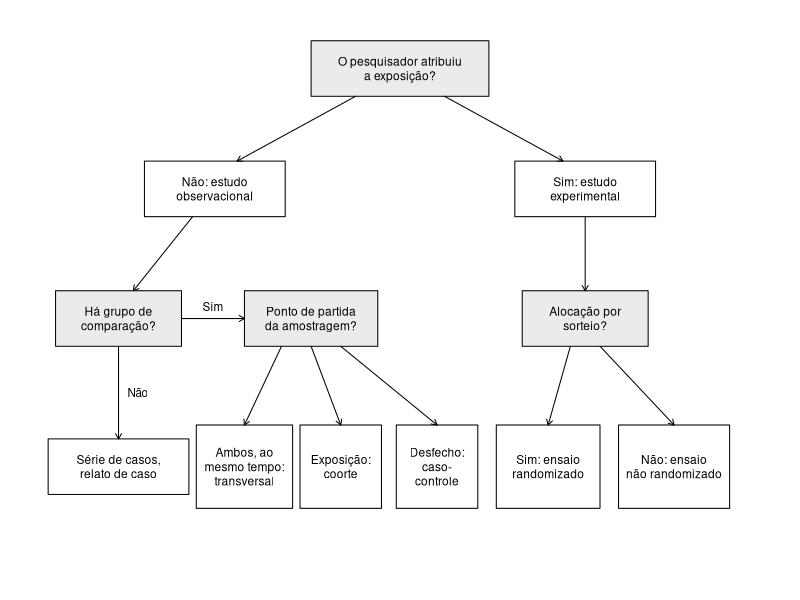
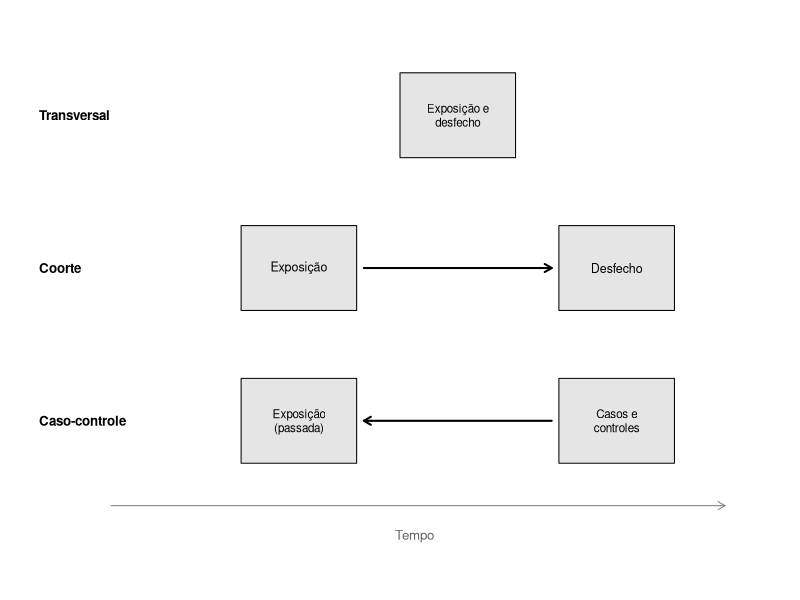

The R script that drew these images, in order:
## ---- chunk 1
knitr::opts_chunk$set(fig.align = "center", out.width = "85%")
num <- function(x, d = 1) formatC(x, format = "f", digits = d, decimal.mark = ",", big.mark = ".")
## ---- chunk 2
op <- par(mar = c(0, 0, 0, 0))
plot(NA, xlim = c(0, 100), ylim = c(0, 60), axes = FALSE, xlab = "", ylab = "", asp = NA)
caixa <- function(x, y, txt, w = 17, h = 6, cor = "white") {
  rect(x - w/2, y - h/2, x + w/2, y + h/2, col = cor, border = "black")
  text(x, y, txt, cex = 0.72)
}
seta <- function(x0, y0, x1, y1) arrows(x0, y0, x1, y1, length = 0.06)
caixa(50, 55, "O pesquisador atribuiu\na exposição?", w = 24, cor = "grey92")
caixa(25, 42, "Não: estudo\nobservacional", w = 19)
caixa(75, 42, "Sim: estudo\nexperimental", w = 19)
seta(44, 52, 28, 45); seta(56, 52, 72, 45)
caixa(12, 28, "Há grupo de\ncomparação?", w = 17, cor = "grey92")
caixa(38, 28, "Ponto de partida\nda amostragem?", w = 18, cor = "grey92")
seta(22, 39, 14, 31)
seta(20.5, 28, 29, 28); text(24.75, 29.3, "Sim", cex = 0.7)
caixa(12, 12, "Série de casos,\nrelato de caso", w = 19)
caixa(29, 12, "Ambos, ao\nmesmo tempo:\ntransversal", w = 13, h = 9)
caixa(42, 12, "Exposição:\ncoorte", w = 11, h = 9)
caixa(55, 12, "Desfecho:\ncaso-\ncontrole", w = 11, h = 9)
seta(12, 25, 12, 15); text(13.2, 20, "Não", cex = 0.7, adj = 0); seta(34, 25, 29, 16.5); seta(38, 25, 42, 16.5); seta(42, 25, 55, 16.5)
caixa(75, 28, "Alocação por\nsorteio?", w = 17, cor = "grey92")
seta(75, 39, 75, 31)
caixa(70, 12, "Sim: ensaio\nrandomizado", w = 14, h = 9)
caixa(87, 12, "Não: ensaio\nnão randomizado", w = 15, h = 9)
seta(73, 25, 70, 16.5); seta(77, 25, 87, 16.5)
par(op)
## ---- chunk 3
nt <- data.frame(c("Expostos", "Não expostos"), c("$a$", "$c$"), c("$b$", "$d$"), c("$a + b$", "$c + d$"))
names(nt) <- c("", "Com o desfecho", "Sem o desfecho", "Total")
knitr::kable(nt, align = "lccc", escape = FALSE, caption = "Notação da tabela 2 × 2.")
## ---- chunk 4
a <- 80; b <- 2000 - 80; c_ <- 30; d <- 3000 - 30
r1 <- a / (a + b); r0 <- c_ / (c_ + d)
c(risco_expostos = r1, risco_nao_expostos = r0,
  RR = r1 / r0, DR = r1 - r0, NNH = 1 / (r1 - r0), OR = (a * d) / (b * c_))
## ---- chunk 5
exposicao_observada <- function(p, sens = 0.80, espec = 0.90) p * sens + (1 - p) * (1 - espec)
odds <- function(p) p / (1 - p)
p_casos <- exposicao_observada(0.50); p_controles <- exposicao_observada(0.25)
c(OR_verdadeira = odds(0.50) / odds(0.25), OR_observada = odds(p_casos) / odds(p_controles))
## ---- chunk 6
conf <- data.frame(
  Estrato = c("Fumantes", "Fumantes", "Não fumantes", "Não fumantes", "Todos (bruto)", "Todos (bruto)"),
  Café = rep(c("Sim", "Não"), 3),
  Infartos = c(40, 10, 2, 8, 42, 18),
  Total = c(400, 100, 100, 400, 500, 500)
)
conf$`Risco (%)` <- num(100 * conf$Infartos / conf$Total)
conf$RR <- c("1,0", "", "1,0", "", num((42/500)/(18/500), 2), "")
knitr::kable(conf, align = "llcccc",
             caption = "Consumo de café e infarto, estratificado por tabagismo (dados fictícios). O risco relativo bruto (2,33) desaparece dentro de cada estrato.")
## ---- chunk 7
op <- par(mar = c(2, 0.5, 0.5, 0.5))
plot(NA, xlim = c(0, 100), ylim = c(0, 30), axes = FALSE, xlab = "", ylab = "")
arrows(10, 2, 95, 2, length = 0.08, col = "grey50"); text(52, 0.2, "Tempo", cex = 0.8, col = "grey40", xpd = TRUE)
rot <- function(y, txt) text(0, y, txt, adj = 0, cex = 0.8, font = 2)
rot(25, "Transversal"); rot(16, "Coorte"); rot(7, "Caso-controle")
rect(50, 22.5, 66, 27.5, col = "grey90"); text(58, 25, "Exposição e\ndesfecho", cex = 0.7)
rect(28, 13.5, 44, 18.5, col = "grey90"); text(36, 16, "Exposição", cex = 0.75)
rect(72, 13.5, 88, 18.5, col = "grey90"); text(80, 16, "Desfecho", cex = 0.75)
arrows(45, 16, 71, 16, length = 0.08, lwd = 2)
rect(28, 4.5, 44, 9.5, col = "grey90"); text(36, 7, "Exposição\n(passada)", cex = 0.7)
rect(72, 4.5, 88, 9.5, col = "grey90"); text(80, 7, "Casos e\ncontroles", cex = 0.7)
arrows(71, 7, 45, 7, length = 0.08, lwd = 2)
par(op)
## ---- chunk 8
set.seed(1)
desequilibrio <- function(n_por_braco) {
  replicate(1000, {
    fator <- rbinom(2 * n_por_braco, 1, 0.4)
    braco <- sample(rep(c("A", "B"), n_por_braco))
    abs(mean(fator[braco == "A"]) - mean(fator[braco == "B"]))
  })
}
p90 <- sapply(c(n_10 = 10, n_50 = 50, n_500 = 500),
              function(n) quantile(desequilibrio(n), 0.9))
round(p90, 3)
## ---- chunk 9
set.seed(2026)
# Randomização em blocos de tamanho 4 ou 6, sorteados, para 20 participantes
lista <- character(0)
while (length(lista) < 20) {
  tamanho <- sample(c(4, 6), 1)
  lista <- c(lista, sample(rep(c("A", "B"), tamanho / 2)))
}
lista <- lista[1:20]
lista
table(lista)
